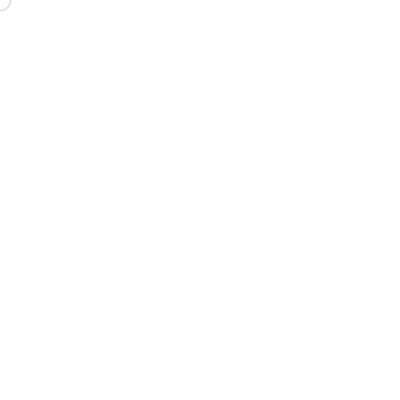
Frame 1 (no input)
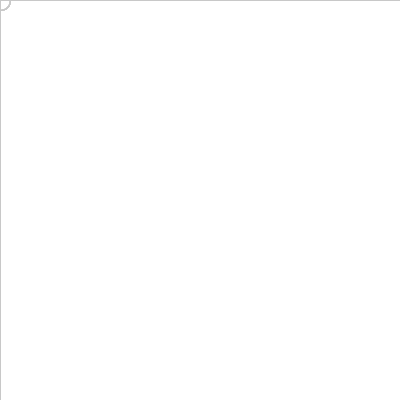
Frame 60 (the mouse pressed at the canvas centre just before this capture)
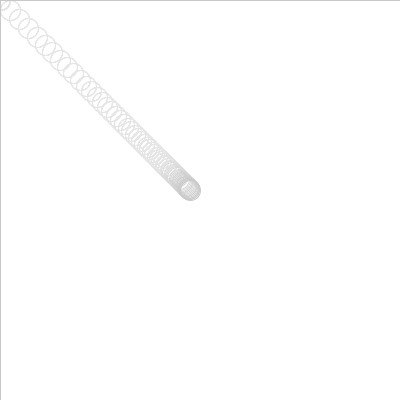
Frame 120 (the mouse held since frame 60 and released just before this capture)

The Processing sketch that drew these frames (run headless with seeded random() and noise(); from frame 60 on, the mouse is pressed at the canvas centre):

// Processing sketch: processing_87183
// ── processing_87183.pde

// Ethan Frier
// homework 4 - user input 2
// copywrite 2013

/*
Circle follows the mouse cursor. 
When the mouse is clicked the circle flashes a random color. 
Use 'l' key to make circle bigger and 'a' key to make it smaller
*/


float x, y;
float x1, y1;
float newx1, newy1;
float follow;


void setup() {
  
  size(400, 400);
  smooth();
  noStroke();
  background(255);
  
  x1 = 20;
  y1 = 20;
  
  follow = .05;
  
}


void mousePressed() {
 
 // when the mouse is clicked teh circles flashes a random fill color
 fill(random(0, 255), random(0, 255), random(0, 255));
 ellipse(x, y, x1, y1);
  
}


void draw() {
  
 // circle with no fill and black stroke follows the mouse
  
 fill(255, 5); 
 rect(0, 0, width, height);
  
 fill(255, 1); 
 stroke(200);
 ellipse(x, y, x1, y1); 
 
 float distX = mouseX - x;
 float distY = mouseY - y;

 x = x + (distX * follow);
 y = y + (distY * follow); 
  
}


void keyPressed() {
  
  if (key == 'l') // when 'l' key is pressed, circle diam grows by 10 px
  {   
    x1 = x1 + 10;
    y1 = y1 + 10;
  }
  
    if (key == 'a') // when 'a' key is pressed, circle diam shrinks by 10 px
  {  
    x1 = x1 - 10;
    y1 = y1 - 10;  
  }
  
}
